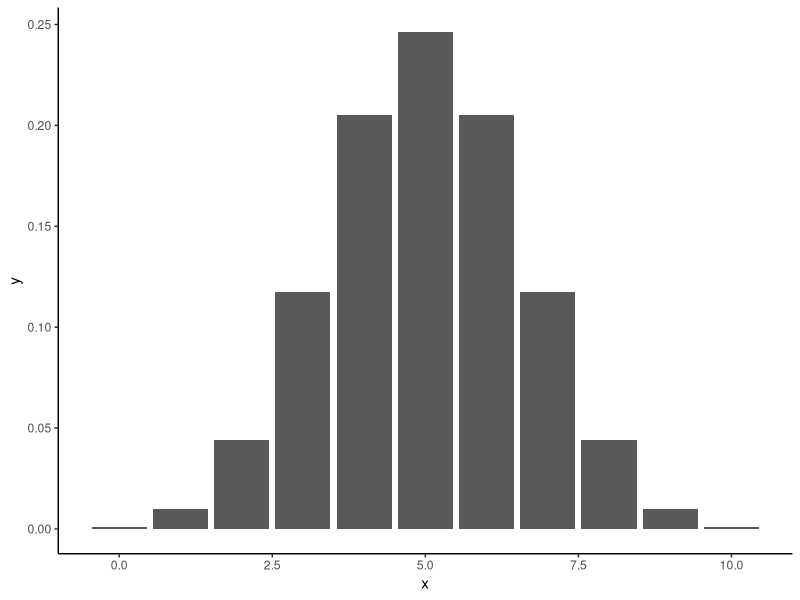

Recreate this plot in R.
library(ggplot2)

# outcome is tail or head
outcomes <- c("T", "H");

# probabilities of each outcome
#outcomes.prob <- c(0.3, 0.7);
outcomes.prob <- c(0.5, 0.5);

# ensure that probs sum to 1
outcomes.prob <- outcomes.prob / sum(outcomes.prob);

# number of coin flips in a sequence
n.trials <- 10;

# Enumerate the sample space of a sequence of n trials,
# given the outcomes of individual trials,
# returning the sample space
enumerate <- function(outcomes, n) {
  if (n == 1) {
    as.list(outcomes)
  } else {
    branches <- enumerate(outcomes, n - 1);
    unlist(
      lapply(branches,
        function(b) {
          lapply(outcomes, function(o) c(b, o))
        }
      ),
      recursive = FALSE
    )
  }
}

sample.space <- enumerate(outcomes, n.trials);

# probability of each element in the sample space
sample.space.prob <- unlist(lapply(
  enumerate(outcomes.prob, n.trials),
  function(probs) {
    # probs contain the probability of each trial
    # obtain the probability for the sequence by multiplying probs together
    prod(probs)
  }
));

sum(sample.space.prob)

# draw a sample s
s <- sample(outcomes, n.trials, replace=TRUE, prob=outcomes.prob);

sum(unlist(lapply(sample.space, function(r) all(r == s))))

# we define random variable X as the number of heads

# map each element of the sample space onto the domain of X
sample.space.x <- unlist(lapply(sample.space, function(r) sum(r == "H")));

# domain of random variable X
domain.x <- unique(sample.space.x);

# induced probability function on random variable X
prob.x <- unlist(lapply(domain.x,
  function(x) {
    idx <- sample.space.x == x;
    sum(sample.space.prob[idx])
  }
));

print(prob.x)

ggplot(data.frame(x=domain.x, y=prob.x), aes(x, y)) + theme_classic() +
  geom_col()


# Remarks
# 1. Uniform probability in the sample space induced a non-uniform probability
#    distribution on X (number of heads)

# Questions
# 1. Why do we sample with replacement?
# 2. How does changing the probability function on the sample space change
#    the induced probability function on X?

# Bonus questions
# 1. As the number of trials increases, can we still calculate `prob.x`
#    accurately? If not, modify the code to make the calculation of
#    `prob.x` more accurate.
